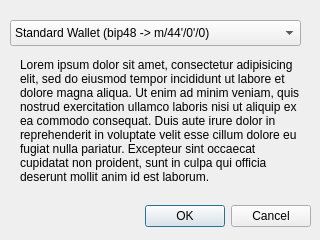
<?xml version="1.0" encoding="UTF-8"?>
<ui version="4.0">
 <class>SeedDialog</class>
 <widget class="QDialog" name="SeedDialog">
  <property name="geometry">
   <rect>
    <x>0</x>
    <y>0</y>
    <width>320</width>
    <height>240</height>
   </rect>
  </property>
  <property name="windowTitle">
   <string>Dialog</string>
  </property>
  <widget class="QDialogButtonBox" name="buttonBox">
   <property name="geometry">
    <rect>
     <x>10</x>
     <y>200</y>
     <width>301</width>
     <height>32</height>
    </rect>
   </property>
   <property name="orientation">
    <enum>Qt::Horizontal</enum>
   </property>
   <property name="standardButtons">
    <set>QDialogButtonBox::Cancel|QDialogButtonBox::Ok</set>
   </property>
  </widget>
  <widget class="QComboBox" name="comboBox">
   <property name="geometry">
    <rect>
     <x>10</x>
     <y>20</y>
     <width>291</width>
     <height>26</height>
    </rect>
   </property>
   <item>
    <property name="text">
     <string>Standard Wallet (bip48 -&gt; m/44'/0'/0)</string>
    </property>
   </item>
   <item>
    <property name="text">
     <string>Multisig Wallet (bip45 -&gt; m'45)</string>
    </property>
   </item>
  </widget>
  <widget class="QLabel" name="label">
   <property name="geometry">
    <rect>
     <x>20</x>
     <y>50</y>
     <width>281</width>
     <height>141</height>
    </rect>
   </property>
   <property name="text">
    <string>Lorem ipsum dolor sit amet, consectetur adipisicing elit, sed do eiusmod tempor incididunt ut labore et dolore magna aliqua. Ut enim ad minim veniam, quis nostrud exercitation ullamco laboris nisi ut aliquip ex ea commodo consequat. Duis aute irure dolor in reprehenderit in voluptate velit esse cillum dolore eu fugiat nulla pariatur. Excepteur sint occaecat cupidatat non proident, sunt in culpa qui officia deserunt mollit anim id est laborum.</string>
   </property>
   <property name="wordWrap">
    <bool>true</bool>
   </property>
  </widget>
 </widget>
 <resources/>
 <connections>
  <connection>
   <sender>buttonBox</sender>
   <signal>accepted()</signal>
   <receiver>SeedDialog</receiver>
   <slot>accept()</slot>
   <hints>
    <hint type="sourcelabel">
     <x>248</x>
     <y>254</y>
    </hint>
    <hint type="destinationlabel">
     <x>157</x>
     <y>274</y>
    </hint>
   </hints>
  </connection>
  <connection>
   <sender>buttonBox</sender>
   <signal>rejected()</signal>
   <receiver>SeedDialog</receiver>
   <slot>reject()</slot>
   <hints>
    <hint type="sourcelabel">
     <x>316</x>
     <y>260</y>
    </hint>
    <hint type="destinationlabel">
     <x>286</x>
     <y>274</y>
    </hint>
   </hints>
  </connection>
 </connections>
</ui>
